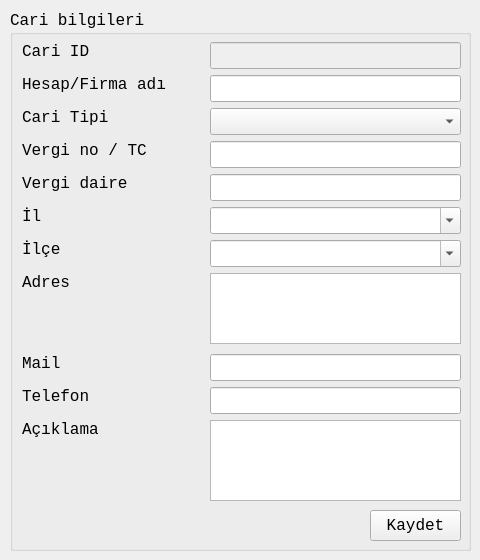
<?xml version="1.0" encoding="UTF-8"?>
<ui version="4.0">
 <class>YeniCariForm</class>
 <widget class="QDialog" name="YeniCariForm">
  <property name="geometry">
   <rect>
    <x>0</x>
    <y>0</y>
    <width>480</width>
    <height>560</height>
   </rect>
  </property>
  <property name="minimumSize">
   <size>
    <width>480</width>
    <height>560</height>
   </size>
  </property>
  <property name="maximumSize">
   <size>
    <width>480</width>
    <height>560</height>
   </size>
  </property>
  <property name="font">
   <font>
    <family>Monospace</family>
    <pointsize>12</pointsize>
   </font>
  </property>
  <property name="windowTitle">
   <string>Dialog</string>
  </property>
  <widget class="QGroupBox" name="groupBox">
   <property name="geometry">
    <rect>
     <x>10</x>
     <y>10</y>
     <width>461</width>
     <height>541</height>
    </rect>
   </property>
   <property name="title">
    <string>Cari bilgileri</string>
   </property>
   <widget class="QLabel" name="label">
    <property name="geometry">
     <rect>
      <x>12</x>
      <y>32</y>
      <width>181</width>
      <height>19</height>
     </rect>
    </property>
    <property name="text">
     <string>Cari ID</string>
    </property>
   </widget>
   <widget class="QLineEdit" name="CariIDlineEdit">
    <property name="enabled">
     <bool>false</bool>
    </property>
    <property name="geometry">
     <rect>
      <x>200</x>
      <y>32</y>
      <width>251</width>
      <height>27</height>
     </rect>
    </property>
   </widget>
   <widget class="QLabel" name="label_2">
    <property name="geometry">
     <rect>
      <x>12</x>
      <y>65</y>
      <width>181</width>
      <height>19</height>
     </rect>
    </property>
    <property name="text">
     <string>Hesap/Firma adı</string>
    </property>
   </widget>
   <widget class="QLineEdit" name="CariAdlineEdit">
    <property name="geometry">
     <rect>
      <x>200</x>
      <y>65</y>
      <width>251</width>
      <height>27</height>
     </rect>
    </property>
    <property name="clearButtonEnabled">
     <bool>true</bool>
    </property>
   </widget>
   <widget class="QLineEdit" name="VergiNolineEdit">
    <property name="geometry">
     <rect>
      <x>200</x>
      <y>131</y>
      <width>251</width>
      <height>27</height>
     </rect>
    </property>
    <property name="clearButtonEnabled">
     <bool>true</bool>
    </property>
   </widget>
   <widget class="QLabel" name="label_3">
    <property name="geometry">
     <rect>
      <x>12</x>
      <y>131</y>
      <width>181</width>
      <height>19</height>
     </rect>
    </property>
    <property name="text">
     <string>Vergi no / TC</string>
    </property>
   </widget>
   <widget class="QLabel" name="label_4">
    <property name="geometry">
     <rect>
      <x>12</x>
      <y>98</y>
      <width>181</width>
      <height>19</height>
     </rect>
    </property>
    <property name="text">
     <string>Cari Tipi</string>
    </property>
   </widget>
   <widget class="QComboBox" name="CariTipcomboBox">
    <property name="geometry">
     <rect>
      <x>200</x>
      <y>98</y>
      <width>251</width>
      <height>27</height>
     </rect>
    </property>
   </widget>
   <widget class="QLabel" name="label_5">
    <property name="geometry">
     <rect>
      <x>12</x>
      <y>164</y>
      <width>181</width>
      <height>19</height>
     </rect>
    </property>
    <property name="text">
     <string>Vergi daire</string>
    </property>
   </widget>
   <widget class="QLineEdit" name="VergiDairelineEdit">
    <property name="geometry">
     <rect>
      <x>200</x>
      <y>164</y>
      <width>251</width>
      <height>27</height>
     </rect>
    </property>
    <property name="clearButtonEnabled">
     <bool>true</bool>
    </property>
   </widget>
   <widget class="QLabel" name="label_6">
    <property name="geometry">
     <rect>
      <x>12</x>
      <y>230</y>
      <width>181</width>
      <height>19</height>
     </rect>
    </property>
    <property name="text">
     <string>İlçe</string>
    </property>
   </widget>
   <widget class="QComboBox" name="ilcecomboBox">
    <property name="geometry">
     <rect>
      <x>200</x>
      <y>230</y>
      <width>251</width>
      <height>27</height>
     </rect>
    </property>
    <property name="editable">
     <bool>true</bool>
    </property>
    <property name="maxCount">
     <number>16</number>
    </property>
   </widget>
   <widget class="QLabel" name="label_7">
    <property name="geometry">
     <rect>
      <x>12</x>
      <y>197</y>
      <width>181</width>
      <height>19</height>
     </rect>
    </property>
    <property name="text">
     <string>İl</string>
    </property>
   </widget>
   <widget class="QComboBox" name="ilcomboBox">
    <property name="geometry">
     <rect>
      <x>200</x>
      <y>197</y>
      <width>251</width>
      <height>27</height>
     </rect>
    </property>
    <property name="editable">
     <bool>true</bool>
    </property>
    <property name="maxVisibleItems">
     <number>16</number>
    </property>
    <property name="sizeAdjustPolicy">
     <enum>QComboBox::AdjustToContentsOnFirstShow</enum>
    </property>
    <property name="placeholderText">
     <string>İl seçiniz</string>
    </property>
    <property name="duplicatesEnabled">
     <bool>true</bool>
    </property>
    <property name="frame">
     <bool>true</bool>
    </property>
    <property name="modelColumn">
     <number>0</number>
    </property>
   </widget>
   <widget class="QLabel" name="label_8">
    <property name="geometry">
     <rect>
      <x>12</x>
      <y>263</y>
      <width>181</width>
      <height>19</height>
     </rect>
    </property>
    <property name="text">
     <string>Adres</string>
    </property>
   </widget>
   <widget class="QTextEdit" name="AdrestextEdit">
    <property name="geometry">
     <rect>
      <x>200</x>
      <y>263</y>
      <width>251</width>
      <height>71</height>
     </rect>
    </property>
   </widget>
   <widget class="QLabel" name="label_9">
    <property name="geometry">
     <rect>
      <x>12</x>
      <y>344</y>
      <width>181</width>
      <height>19</height>
     </rect>
    </property>
    <property name="text">
     <string>Mail</string>
    </property>
   </widget>
   <widget class="QLineEdit" name="MaillineEdit">
    <property name="geometry">
     <rect>
      <x>200</x>
      <y>344</y>
      <width>251</width>
      <height>27</height>
     </rect>
    </property>
    <property name="clearButtonEnabled">
     <bool>true</bool>
    </property>
   </widget>
   <widget class="QLabel" name="label_10">
    <property name="geometry">
     <rect>
      <x>12</x>
      <y>377</y>
      <width>181</width>
      <height>19</height>
     </rect>
    </property>
    <property name="text">
     <string>Telefon</string>
    </property>
   </widget>
   <widget class="QLineEdit" name="TelefonlineEdit">
    <property name="geometry">
     <rect>
      <x>200</x>
      <y>377</y>
      <width>251</width>
      <height>27</height>
     </rect>
    </property>
    <property name="maxLength">
     <number>10</number>
    </property>
    <property name="clearButtonEnabled">
     <bool>true</bool>
    </property>
   </widget>
   <widget class="QLabel" name="label_11">
    <property name="geometry">
     <rect>
      <x>12</x>
      <y>410</y>
      <width>181</width>
      <height>19</height>
     </rect>
    </property>
    <property name="text">
     <string>Açıklama</string>
    </property>
   </widget>
   <widget class="QTextEdit" name="AciklamatextEdit">
    <property name="geometry">
     <rect>
      <x>200</x>
      <y>410</y>
      <width>251</width>
      <height>81</height>
     </rect>
    </property>
   </widget>
   <widget class="QToolButton" name="KaydettoolButton">
    <property name="geometry">
     <rect>
      <x>360</x>
      <y>500</y>
      <width>91</width>
      <height>31</height>
     </rect>
    </property>
    <property name="text">
     <string>Kaydet</string>
    </property>
    <property name="icon">
     <iconset resource="images.qrc">
      <normaloff>:/images/ui/check.png</normaloff>:/images/ui/check.png</iconset>
    </property>
    <property name="iconSize">
     <size>
      <width>24</width>
      <height>24</height>
     </size>
    </property>
    <property name="toolButtonStyle">
     <enum>Qt::ToolButtonTextBesideIcon</enum>
    </property>
   </widget>
  </widget>
 </widget>
 <resources>
  <include location="images.qrc"/>
 </resources>
 <connections/>
</ui>
